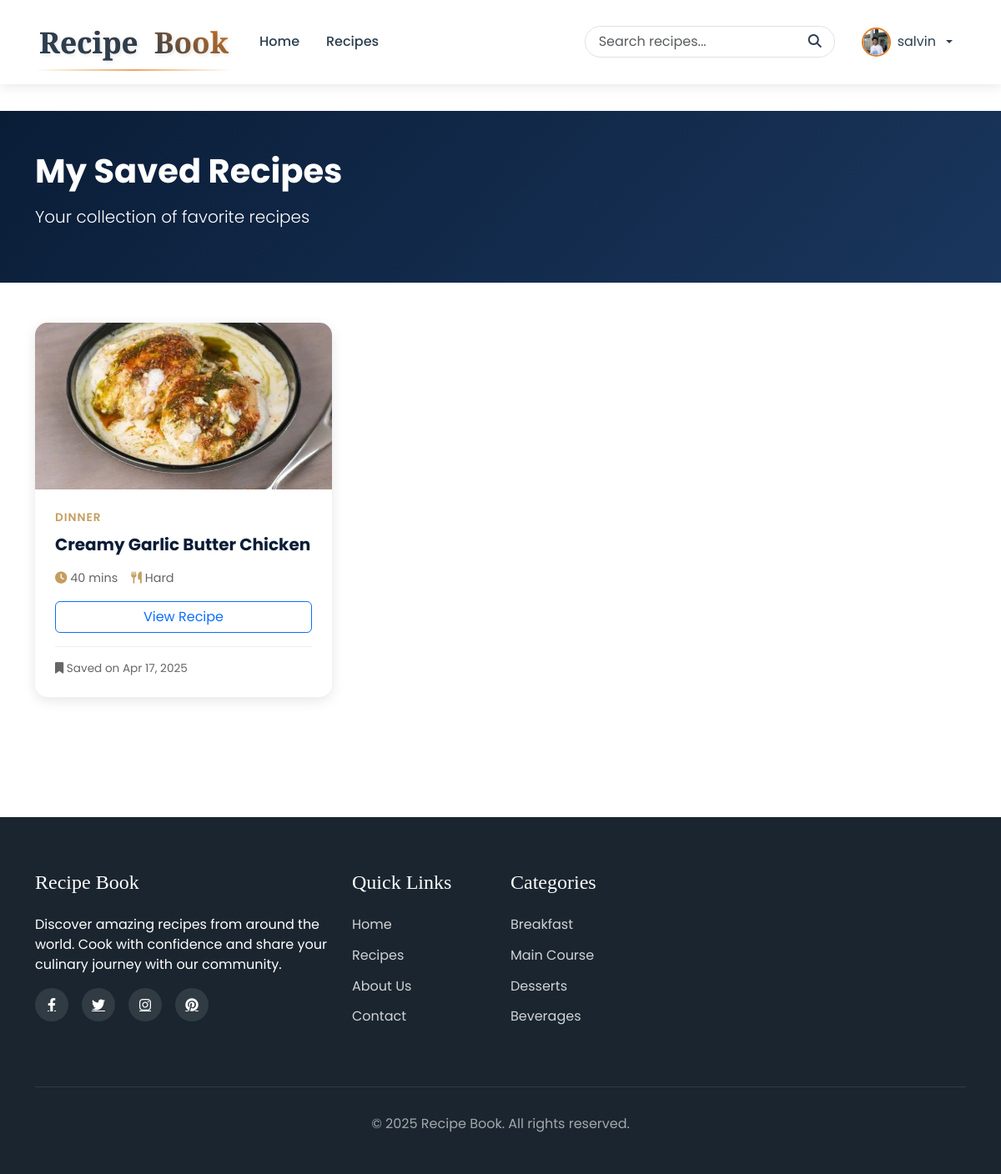
Before: /recipes/saved-recipes/ (signed in) with the older database file.
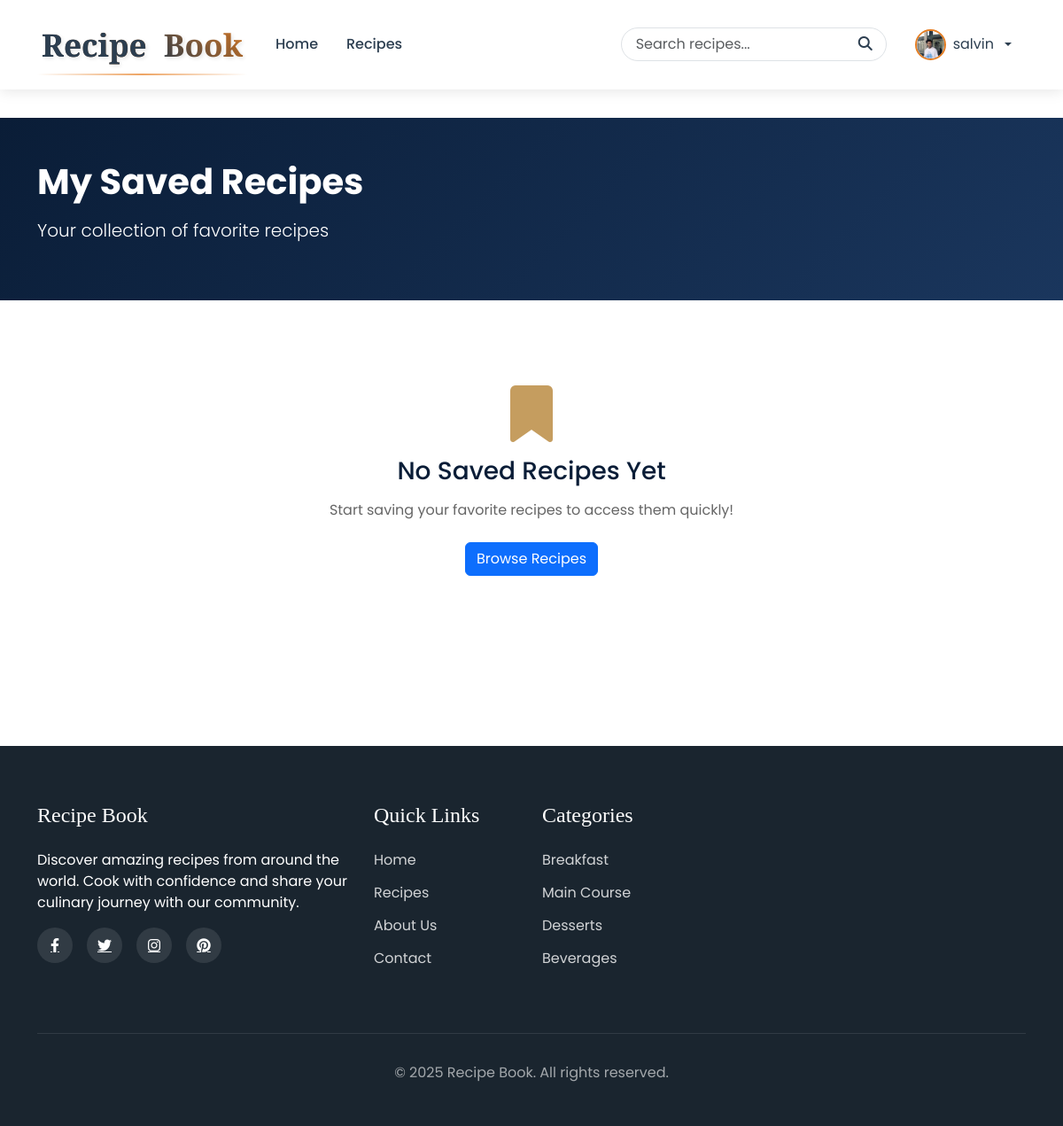
After: the same page with the newer database file.
### recipes/models.py (models this page shows, shortened)
class Profile(models.Model):
    user = models.OneToOneField(User, on_delete=models.CASCADE)
    profile_picture = models.ImageField(upload_to='profile_pics', default='default.jpg')
    bio = models.TextField(max_length=500, blank=True)
    location = models.CharField(max_length=100, blank=True)

class SavedRecipe(models.Model):
    user = models.ForeignKey(User, on_delete=models.CASCADE, related_name='saved_recipes')
    recipe = models.ForeignKey(Recipe, on_delete=models.CASCADE, related_name='saved_by')
    saved_at = models.DateTimeField(auto_now_add=True)
    class Meta:
        unique_together = ('user', 'recipe')  # Prevent duplicate saves
        ordering = ['-saved_at']

class Recipe(models.Model):
    DIFFICULTY_CHOICES = (
        ('easy', 'Easy'),
        ('medium', 'Medium'),
        ('hard', 'Hard'),
    )
    CATEGORY_CHOICES = (
        ('breakfast', 'Breakfast'),
        ('lunch', 'Lunch'),
        ('dinner', 'Dinner'),
        ('dessert', 'Dessert'),
        ('snack', 'Snack'),
        ('beverage', 'Beverage'),
        ('other', 'Other'),
    )
    user = models.ForeignKey(User, on_delete=models.CASCADE, related_name='recipes')
    name = models.CharField(max_length=200)
    description = models.TextField(blank=True)
    preparation_steps = models.TextField()
    preparation_time = models.PositiveIntegerField(help_text="Time in minutes")
    cooking_time = models.PositiveIntegerField(help_text="Time in minutes")
    difficulty = models.CharField(max_length=10, choices=DIFFICULTY_CHOICES, default='medium')
    category = models.CharField(max_length=20, choices=CATEGORY_CHOICES, default='other')
    servings = models.PositiveIntegerField(default=4)
    view_count = models.PositiveIntegerField(default=0)
    created_at = models.DateTimeField(auto_now_add=True)
    updated_at = models.DateTimeField(auto_now=True)
    def total_time(self):
        return self.preparation_time + self.cooking_time

class RecipeImage(models.Model):
    recipe = models.ForeignKey(Recipe, on_delete=models.CASCADE, related_name='recipeimage_set')
    image = models.ImageField(upload_to='recipe_images/')
    is_primary = models.BooleanField(default=False)
    uploaded_at = models.DateTimeField(auto_now_add=True)

### recipes/views.py (the view)
# urls.py: path('saved-recipes/', views.SavedRecipesView.as_view(), name='saved_recipes'),
class SavedRecipesView(LoginRequiredMixin, ListView):
    model = SavedRecipe
    template_name = 'recipes/saved_recipes.html'
    context_object_name = 'saved_recipes'
    def get_queryset(self):
        return SavedRecipe.objects.filter(user=self.request.user)

### recipes/templates/recipes/saved_recipes.html (shortened to what this page needs)
{% extends 'base.html' %}
{% load static %}
{% block content %}
<div class="saved-recipes-header">
    <div class="container">
        <h1 class="saved-recipes-title">My Saved Recipes</h1>
        <p class="lead">Your collection of favorite recipes</p>
    </div>
</div>
<div class="container mb-5">
    {% if saved_recipes %}
    <div class="row g-4">
        {% for saved in saved_recipes %}
        <div class="col-md-4">
            <div class="saved-recipe-card">
                {% if saved.recipe.recipeimage_set.first %}
                <img src="{{ saved.recipe.recipeimage_set.first.image.url }}" alt="{{ saved.recipe.name }}" class="saved-recipe-img">
                {% else %}
                <img src="{% static 'images/default-recipe.jpg' %}" alt="{{ saved.recipe.name }}" class="saved-recipe-img">
                {% endif %}
                <div class="saved-recipe-content">
                    <div class="saved-recipe-category">{{ saved.recipe.get_category_display }}</div>
                    <h3 class="saved-recipe-title">{{ saved.recipe.name }}</h3>
                    <div class="saved-recipe-meta">
                        <div><i class="fas fa-clock"></i> {{ saved.recipe.total_time }} mins</div>
                        <div><i class="fas fa-utensils"></i> {{ saved.recipe.get_difficulty_display }}</div>
                    </div>
                    <a href="{% url 'recipes:recipe-detail' saved.recipe.pk %}" class="btn btn-outline-primary w-100">View Recipe</a>
                    <div class="saved-date">
                        <i class="fas fa-bookmark"></i> Saved on {{ saved.saved_at|date:"M d, Y" }}
                    </div>
                </div>
            </div>
        </div>
        {% endfor %}
    </div>
    {% else %}
    <div class="no-saved-recipes">
        <i class="fas fa-bookmark"></i>
        <h3>No Saved Recipes Yet</h3>
        <p>Start saving your favorite recipes to access them quickly!</p>
        <a href="{% url 'recipes:recipe-list' %}" class="btn btn-primary">Browse Recipes</a>
    </div>
    {% endif %}
</div>
{% endblock %}

### recipes/templates/recipes/base.html (shortened to what this page needs)
<!DOCTYPE html>
<html lang="en">
<head>
    <link href="https://cdn.jsdelivr.net/npm/bootstrap@5.3.2/dist/css/bootstrap.min.css" rel="stylesheet">
    <link rel="stylesheet" href="https://cdnjs.cloudflare.com/ajax/libs/font-awesome/6.4.0/css/all.min.css">
</head>
<body>
    <nav class="navbar navbar-expand-lg sticky-top">
        <div class="container">
            <a class="navbar-brand" href="{% url 'recipes:home' %}">
                <span class="brand-text">Recipe</span>
                <span class="brand-text">Book</span>
            </a>
            <div class="collapse navbar-collapse" id="navbarContent">
                <ul class="navbar-nav me-auto mb-2 mb-lg-0">
                    <li class="nav-item">
                        <a class="nav-link" href="{% url 'recipes:home' %}">Home</a>
                    </li>
                    <li class="nav-item">
                        <a class="nav-link" href="{% url 'recipes:recipe-list' %}">Recipes</a>
                    </li>
                </ul>
                <form class="search-form d-flex me-3" action="{% url 'recipes:search' %}" method="get">
                    <input class="form-control" type="search" placeholder="Search recipes..." name="q" aria-label="Search">
                    <button type="submit">
                        <i class="fas fa-search"></i>
                    </button>
                </form>
                {% if user.is_authenticated %}
                <div class="nav-item dropdown">
                    <div class="user-menu dropdown-toggle" data-bs-toggle="dropdown">
                        {% if user.profile.profile_picture %}
                            <img src="{{ user.profile.profile_picture.url }}" alt="Profile" class="user-profile-img">
                        {% else %}
                            <img src="https://via.placeholder.com/35" alt="Profile" class="user-profile-img">
                        {% endif %}
                        <span>{{ user.username }}</span>
                    </div>
                </div>
                {% else %}
                <div class="nav-item">
                    <a class="nav-link" href="{% url 'recipes:login' %}">Login</a>
                </div>
                {% endif %}
            </div>
        </div>
    </nav>
    <div class="content-wrapper">
        {% block content %}{% endblock %}
    </div>
    <footer class="footer">
        <div class="container">
            <div class="row">
                <div class="col-lg-4 mb-4">
                    <h3 class="footer-heading">Recipe Book</h3>
                    <p>Discover amazing recipes from around the world. Cook with confidence and share your culinary journey with our community.</p>
                    <div class="social-links">
                        <a href="https://www.facebook.com/share/1ASSrrPQkd/"><i class="fab fa-facebook-f"></i></a>
                        <a href="https://www.threads.com/?hl=en"><i class="fab fa-twitter"></i></a>
                        <a href="https://www.instagram.com/_arjuntanil?igsh=Nno0aHhxY3Rid2Jk"><i class="fab fa-instagram"></i></a>
                        <a href="https://in.pinterest.com/"><i class="fab fa-pinterest"></i></a>
                    </div>
                </div>
                <div class="col-lg-2 col-md-6 mb-4">
                    <h4 class="footer-heading">Quick Links</h4>
                    <ul class="footer-links">
                        <li><a href="{% url 'recipes:home' %}">Home</a></li>
                        <li><a href="{% url 'recipes:recipe-list' %}">Recipes</a></li>
                        <li><a href="#">About Us</a></li>
                        <li><a href="mailto:arjuntanil123@gmail.com">Contact</a></li>
                    </ul>
                </div>
                <div class="col-lg-3 col-md-6 mb-4">
                    <h4 class="footer-heading">Categories</h4>
                    <ul class="footer-links">
                        <li><a href="#">Breakfast</a></li>
                        <li><a href="#">Main Course</a></li>
                        <li><a href="#">Desserts</a></li>
                        <li><a href="#">Beverages</a></li>
                    </ul>
                </div>
            </div>
            <div class="copyright">
                <p>&copy; {% now "Y" %} Recipe Book. All rights reserved.</p>
            </div>
        </div>
    </footer>
</body>
</html>

### recipes/templates/recipes/base.html (style rules this page uses)
:root { --primary-color: #2c3e50; --accent-color: #e67e22; --gold-color: #ffd700; --text-color: #2c3e50; --light-bg: #f8f9fa; --footer-bg: #1a252f; }
body { font-family: 'Poppins', sans-serif; color: var(--text-color); }
.navbar { background-color: white; box-shadow: 0 2px 15px rgba(0,0,0,0.1); padding: 1rem 0; }
.navbar-brand { font-family: 'Cinzel', serif; font-weight: 600; font-size: 2.2rem; position: relative; padding: 0.5rem 0; text-transform: capitalize; transition: all 0.3s ease; text-shadow: 2px 2px 4px rgba(0,0,0,0.1); }
.navbar-brand span.brand-text { background: linear-gradient(45deg, #2c3e50, #e67e22); -webkit-background-clip: text; background-clip: text; -webkit-text-fill-color: transparent; display: inline-block; padding: 0 5px; }
.navbar-brand span.brand-text:first-child { color: var(--primary-color); -webkit-text-fill-color: initial; font-weight: 700; }
.navbar-brand::before { content: ''; position: absolute; bottom: 0; left: 0; width: 100%; height: 2px; background: linear-gradient(90deg, transparent 0%, var(--accent-color) 50%, transparent 100% ); opacity: 0.7; }
.nav-link { font-weight: 500; color: var(--primary-color) !important; transition: color 0.3s ease; padding: 0.5rem 1rem !important; }
.user-menu { display: flex; align-items: center; gap: 0.5rem; cursor: pointer; padding: 0.5rem 1rem; border-radius: 50px; transition: all 0.3s ease; }
.user-profile-img { width: 35px; height: 35px; border-radius: 50%; object-fit: cover; border: 2px solid var(--accent-color); }
.search-form { position: relative; max-width: 300px; }
.search-form input { border-radius: 50px; padding-left: 1rem; padding-right: 2.5rem; border: 1px solid #dee2e6; }
.search-form button { position: absolute; right: 10px; top: 50%; transform: translateY(-50%); border: none; background: none; color: var(--primary-color); }
.footer { background-color: var(--footer-bg); color: white; padding: 4rem 0 2rem; margin-top: 4rem; }
.footer-heading { font-family: 'Playfair Display', serif; font-size: 1.5rem; margin-bottom: 1.5rem; }
.footer-links { list-style: none; padding: 0; }
.footer-links li { margin-bottom: 0.8rem; }
.footer-links a { color: rgba(255,255,255,0.8); text-decoration: none; transition: color 0.3s ease; }
.social-links { display: flex; gap: 1rem; margin-top: 1rem; }
.social-links a { color: white; background-color: rgba(255,255,255,0.1); width: 40px; height: 40px; display: flex; align-items: center; justify-content: center; border-radius: 50%; transition: all 0.3s ease; }
.copyright { text-align: center; padding-top: 2rem; margin-top: 2rem; border-top: 1px solid rgba(255,255,255,0.1); color: rgba(255,255,255,0.6); }
.content-wrapper { min-height: calc(100vh - 400px); padding: 2rem 0; }

### recipes/templates/recipes/saved_recipes.html (style rules this page uses)
.saved-recipes-header { background: linear-gradient(135deg, #0A1D37 0%, #1a365d 100%); color: white; padding: 3rem 0; margin-bottom: 3rem; }
.saved-recipes-title { font-size: 2.5rem; font-weight: 700; margin-bottom: 1rem; }
.no-saved-recipes { text-align: center; padding: 3rem 0; }
.no-saved-recipes i { font-size: 4rem; color: #C59D5F; margin-bottom: 1rem; }
.no-saved-recipes h3 { color: #0A1D37; margin-bottom: 1rem; }
.no-saved-recipes p { color: #666; margin-bottom: 1.5rem; }

Changed rows visible on the page:
removed SavedRecipe: recipe.recipeimage_set.first.image (picture), recipe.category "DINNER", recipe.name "Creamy Garlic Butter Chicken", recipe.total_time "40", recipe.difficulty "Hard", saved_at "Apr 17, 2025"
Other visible differences:
text now shown: "No Saved Recipes Yet Start saving your favorite recipes to access them quickly! Browse Recipes"
